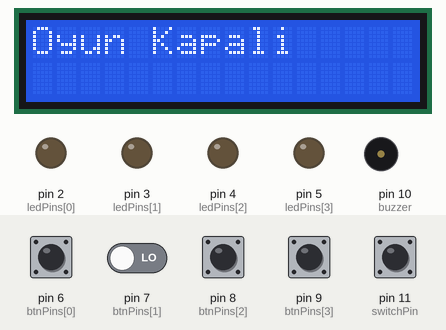
Simulated run of this sketch. Board: Arduino Uno, built with avr-gcc and run on an emulated ATmega328P. On the bench: 16×2 character LCD, output pins drawn as LEDs (lit = HIGH), buzzer (waves = sounding). Inputs (shaded band) come from the test bench; at power-on: pin 11 (switchPin) HIGH, pin 6 (btnPins[0]), pin 7 (btnPins[1]), pin 8 (btnPins[2]), pin 9 (btnPins[3]) LOW. Random numbers use the default seed unless the sketch sets one.

Above: at 2.7 s.
2.8 s: pin 11 (switchPin) pulled LOW for 0.4 s
At 3.01 s:
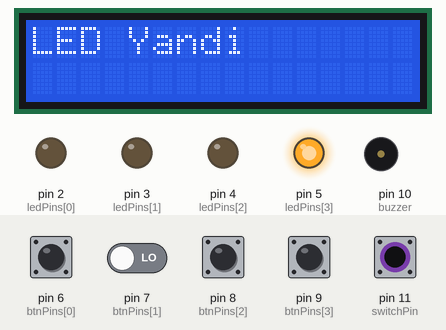
4.7 s: pin 11 (switchPin) pulled LOW for 1 s
At 5.5 s:
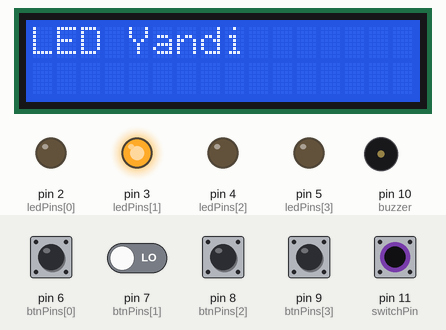
7.2 s: pin 7 (btnPins[1]) driven HIGH and pin 11 (switchPin) driven LOW
At 8.7 s:
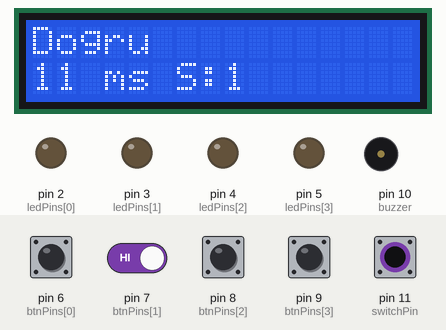
10.2 s: pin 7 (btnPins[1]) driven LOW
12.2 s: pin 7 (btnPins[1]) driven HIGH
At 13.6 s:
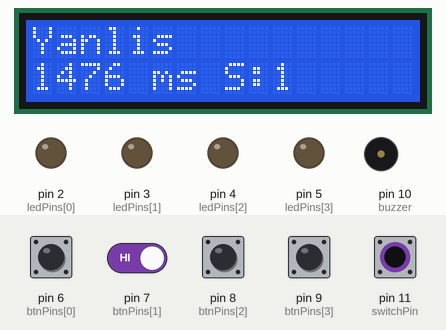
15.2 s: pin 11 (switchPin) driven HIGH
At 16.2 s:
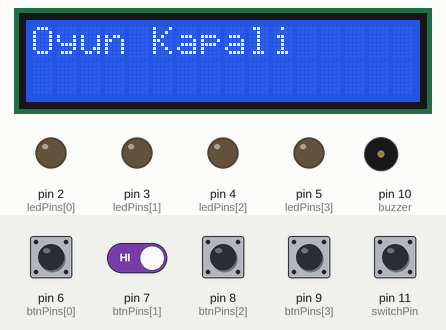
Timing chart, 0 to 18.1 s (numbered marks = the images above; inputs shaded):
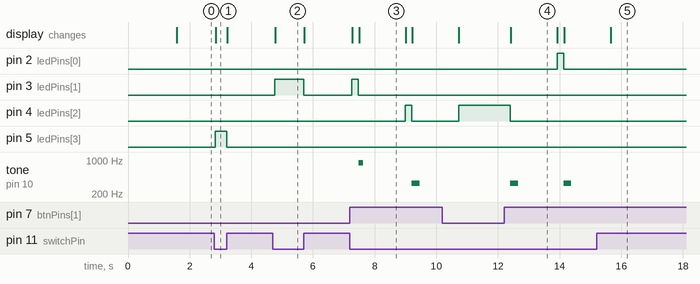

The sketch:

refleks_oyun_projesi.ino
```cpp
//KÜTÜPHANELER //

#include <Wire.h>
// I2C haberleşmesini sağlar.
// LCD ekran Arduino ile bu protokol üzerinden haberleşir.

#include <LiquidCrystal_I2C.h>
// I2C LCD ekranına yazı yazmamızı sağlar.
// lcd.print(), lcd.clear() gibi komutlar bu kütüphane sayesinde çalışır.


// LCD TANIMI //

LiquidCrystal_I2C lcd(0x27, 16, 2);
// 0x27  -> LCD I2C adresi
// 16    -> 16 sütun
// 2     -> 2 satır


//DONANIM PINLERİ //

int ledPins[] = {2, 3, 4, 5};
// 4 adet LED kullanılıyor.
// Dizi (array) kullanılarak daha düzenli ve kısa kod yazıldı.

int btnPins[] = {6, 7, 8, 9};
// LED’lere karşılık gelen 4 buton
// LED indexi ile buton indexi birebir eşleşir.

int buzzer = 10;
// Doğru ve yanlış durumlarında ses çıkarmak için

int switchPin = 11;
// Oyunu açıp kapatmak için kullanılan sürgülü anahtar
// INPUT_PULLUP olarak kullanılacak


// OYUN DEĞİŞKENLERİ //

int skor = 0;
// Kullanıcının doğru cevap sayısı

int yanlisSayisi = 0;
// Yapılan yanlış sayısı (3 olunca oyun biter)

int rastgeleLED = -1;
// Hangi LED’in yandığını tutar
// -1 = henüz LED seçilmedi


//OYUN HIZI //

int beklemeSuresi = 1500;
// LED’ler arasındaki bekleme süresi (milisaniye)
// Oyun ilerledikçe bu süre azalır ve oyun hızlanır


//ZAMAN ÖLÇÜMÜ//

unsigned long baslamaZamani;
// LED yandığı anın zamanı (millis ile ölçülür)

unsigned long refleksSuresi;
// Kullanıcının tepki süresi (ms cinsinden)


// SETUP FONKSİYONU//

void setup() {

  // LED ve buton pin yönleri ayarlanıyor
  for (int i = 0; i < 4; i++) {
    pinMode(ledPins[i], OUTPUT); // LED’ler çıkış
    pinMode(btnPins[i], INPUT);  // Butonlar giriş
  }

  pinMode(buzzer, OUTPUT);
  // Buzzer ses çıkışı olduğu için OUTPUT

  pinMode(switchPin, INPUT_PULLUP);
  // INPUT_PULLUP:
  // Anahtar kapalı -> HIGH
  // Anahtar açık   -> LOW

  // LCD ekran başlatılıyor
  lcd.init();
  lcd.backlight();
  lcd.print("Refleks Oyunu");
  delay(1500);
}


void loop() {

  /* OYUN KAPALI DURUMU */
  if (digitalRead(switchPin) == HIGH) {

    lcd.clear();
    lcd.print("Oyun Kapali");

    // Oyun sıfırlanır
    skor = 0;
    yanlisSayisi = 0;
    beklemeSuresi = 1500;

    // Tüm LED’ler söndürülür
    for (int i = 0; i < 4; i++) {
      digitalWrite(ledPins[i], LOW);
    }

    noTone(buzzer);
    delay(300);
    return; // loop başına dön
  }


  /*OYUN BİTİŞ DURUMU*/
  if (yanlisSayisi >= 3) {

    lcd.clear();
    lcd.print("Oyun Bitti");
    lcd.setCursor(0, 1);
    lcd.print("Skor: ");
    lcd.print(skor);

    delay(600);
    return;
  }


  /*RASTGELE LED YAKMA */
  rastgeleLED = random(0, 4);
  // 0 ile 3 arasında rastgele sayı üretir

  digitalWrite(ledPins[rastgeleLED], HIGH);
  // Seçilen LED yakılır

  baslamaZamani = millis();
  // LED yandığı an kaydedilir

  lcd.clear();
  lcd.print("LED Yandi");

  int basilanButon = -1;
  // Henüz butona basılmadı


  /*BUTON BEKLEME*/
  while (basilanButon == -1) {

    // Oyun kapatılırsa LED söndür
    if (digitalRead(switchPin) == HIGH) {
      digitalWrite(ledPins[rastgeleLED], LOW);
      return;
    }

    // Tüm butonlar kontrol edilir
    for (int i = 0; i < 4; i++) {
      if (digitalRead(btnPins[i]) == HIGH) {
        basilanButon = i;
        refleksSuresi = millis() - baslamaZamani;
        delay(200); // Buton sıçrama önleme
        break;
      }
    }
  }


  /*LED SÖNDÜR*/
  digitalWrite(ledPins[rastgeleLED], LOW);
  lcd.clear();


  /*DOĞRU BUTON*/
  if (basilanButon == rastgeleLED) {

    skor++;
    tone(buzzer, 880, 150);
    lcd.print("Dogru");

    // Her 3 doğru cevapta oyun hızlanır
    if (skor % 3 == 0 && beklemeSuresi > 500) {
      beklemeSuresi -= 200;
    }
  }

  /*YANLIŞ BUTON*/
  else {

    yanlisSayisi++;
    tone(buzzer, 330, 250);
    lcd.print("Yanlis");
  }


  /*LCD BİLGİ GÖSTERİMİ*/
  lcd.setCursor(0, 1);
  lcd.print(refleksSuresi);
  lcd.print(" ms S:");
  lcd.print(skor);


  /*TUR BEKLEMESİ*/
  delay(beklemeSuresi);
}
```

Measured:
- after the input at 2.8 s, pin 5 (ledPins[3]): LOW → HIGH at once, → LOW 0.37 s later; the display: changes at once (image 1)
- after the input at 4.7 s, pin 3 (ledPins[1]): LOW → HIGH after 0.07 s, → LOW 0.93 s later; the display: changes after 0.08 s (image 2)
- after the input at 7.2 s, pin 3 (ledPins[1]): LOW → HIGH after 0.07 s, → LOW 0.21 s later; pin 4 (ledPins[2]): LOW → HIGH after 1.8 s, → LOW 0.21 s later; tone on pin 10 (buzzer): silent → 880 Hz after 0.28 s, → silent 0.15 s later, → 330 Hz 1.6 s later, → silent 0.25 s later; the display: first changes after 0.08 s (image 3 shows a later state)
- after the input at 12.2 s, pin 2 (ledPins[0]): LOW → HIGH after 1.7 s, → LOW 0.21 s later; pin 4 (ledPins[2]): HIGH → LOW after 0.20 s; tone on pin 10 (buzzer): alternates 330 Hz for 0.25 s and silent for 1.5 s, starting after 0.20 s; the display: changes after 0.22 s (image 4)
- what the display in image 3 shows lasts 1.5 s, from 7.5 s to 9.0 s
